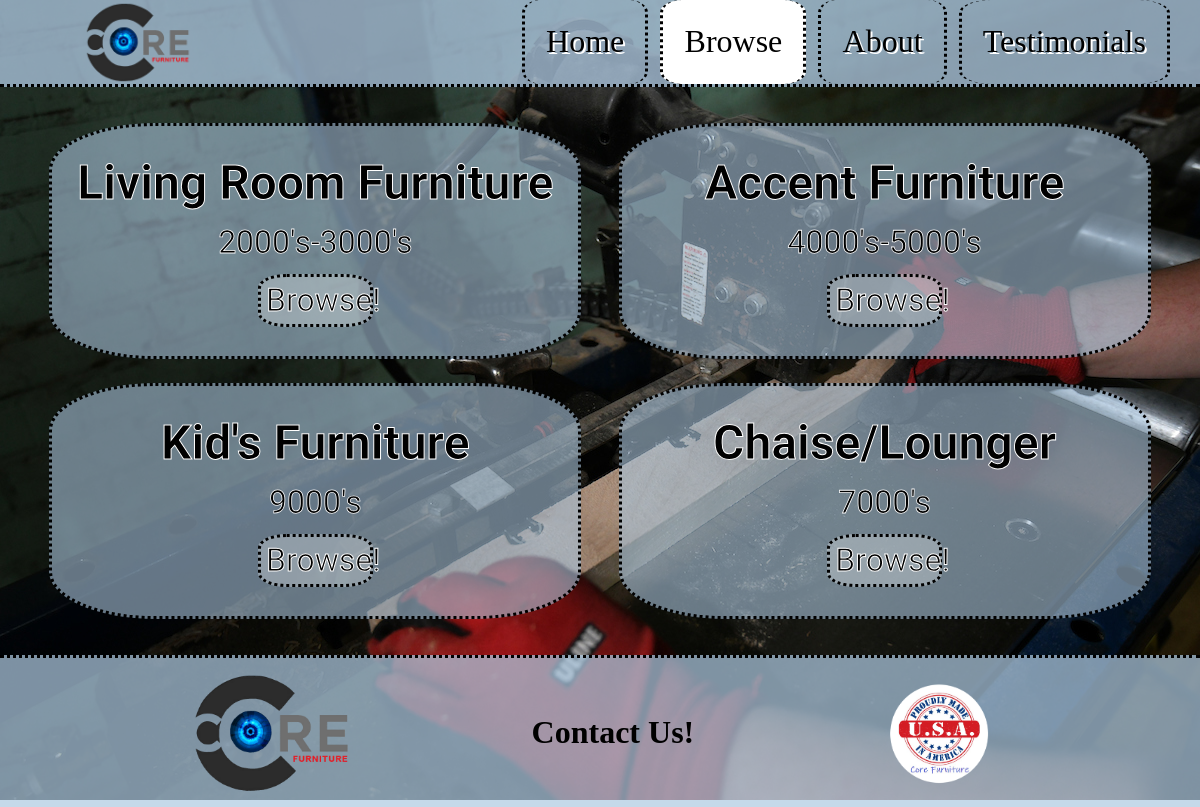
/browse/, run on an earlier commit of the app's database.
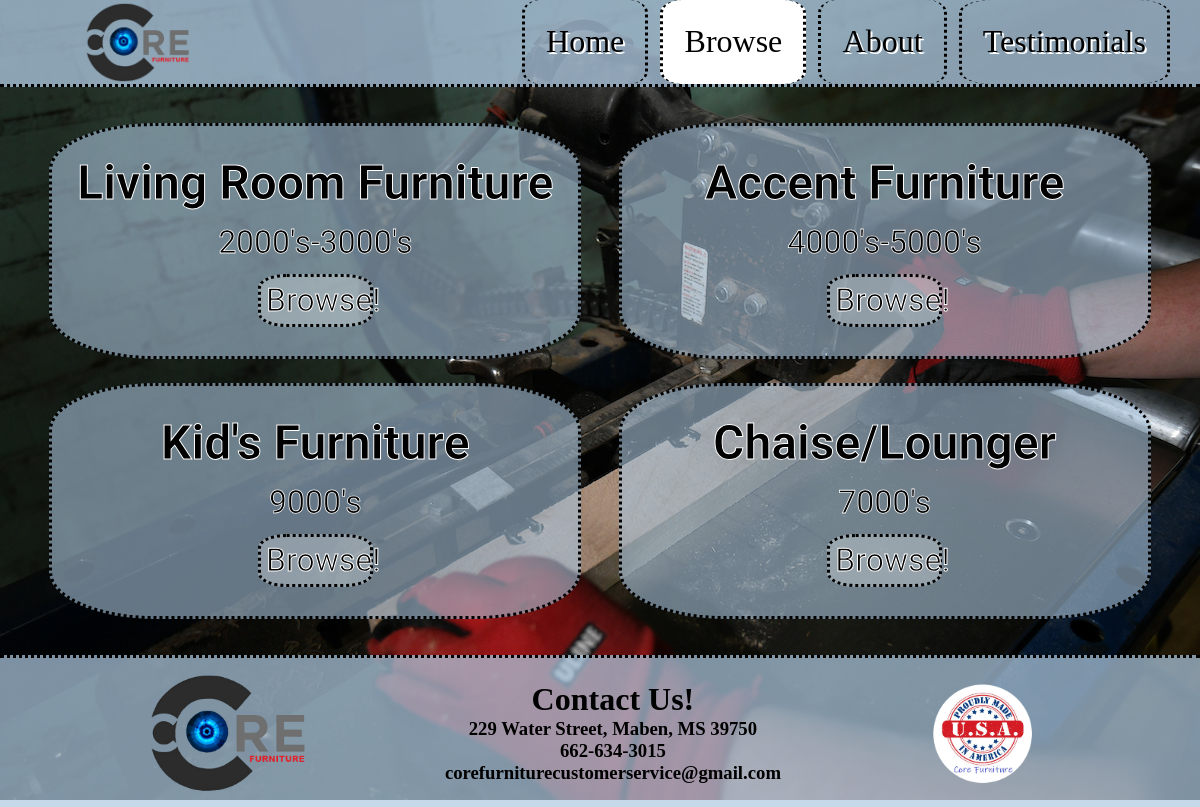
And on a later commit of the database.
### app/models.py (models this page shows)
class Footer(models.Model):
    address = models.CharField(max_length=100, null=True, default=None)
    phone = models.CharField(max_length=20, null=True, default=None)
    email = models.CharField(max_length=50, null=True, default=None)

### app/views.py (the view)
# urls.py: path('browse/', browse, name="browse"),
def browse(request):
    context = {
        "footer": Footer.objects.first()
    }
    return render(request, 'browse.html', context)

### app/templates/browse.html (shortened to what this page needs)
{%load static %}
<html lang="en">
  <head>
    <link rel="stylesheet" href="{% static 'css/styles.css' %}" />
  </head>
  <body>
    <div class="row">
      <img
        class="center-piece"
        src="{% static 'images/BrowseBG.jpg' %}"
        alt=""
      />
    </div>
    <div class="page absolute">
      <div class="navbar">
        <div>
          <img
            class="nav-logo"
            src="{% static 'images/core_logo.png'%}"
            alt=""
          />
        </div>
        <div class="nav-tabs">
          <a class="nav-tab" href="{% url 'home' %}">Home</a>
          <a class="nav-tab nav-tab-active" href="{% url 'browse' %}">Browse</a>
          <a class="nav-tab" href="{% url 'about' %}">About</a>
          <a class="nav-tab" href=""> Testimonials </a>
        </div>
      </div>
      <div class="category-sec">
        <div class="category">
          <h1 class="cat-header">Living Room Furniture</h1>
          <p class="about-text">2000's-3000's</p>
          <a class="cat-hot" href="Living Room Furniture/"> Browse! </a>
        </div>
        <div class="category">
          <h1 class="cat-header">Accent Furniture</h1>
          <p class="about-text">4000's-5000's</p>
          <a class="cat-hot" href="Accent Furniture/"> Browse! </a>
        </div>
        <div class="category">
          <h1 class="cat-header">Kid's Furniture</h1>
          <p class="about-text">9000's</p>
          <a class="cat-hot" href="Kid's Furniture/"> Browse! </a>
        </div>
        <div class="category">
          <h1 class="cat-header">Chaise/Lounger</h1>
          <p class="about-text">7000's</p>
          <a class="cat-hot" href="Chaise&Lounger/"> Browse! </a>
        </div>
      </div>
      <div class="footer">
        <img class="logo" src="{% static 'images/core_logo.png'%}" alt="" />
        <div>
          <h1>Contact Us!</h1>
          <h3>{{footer.address}}</h3>
          <h3>{{footer.phone}}</h3>
          <h3>{{footer.email}}</h3>
        </div>
        <img class="logo" src="{% static 'images/mUSA.png' %}" alt="" />
      </div>
    </div>
  </body>
</html>

### app/static/css/styles.css (style rules this page uses)
* { margin: 0; padding: 0; }
.page { display: flex; flex-direction: column; width: 100%; }
.nav-logo { max-width: 110px; margin-left: 75%; }
.logo { max-height: 125px; max-width: 175px; }
.center-piece { height: 100vh; width: 100%; background-size: cover; position: fixed; }
.navbar { display: flex; flex-direction: row; width: 100%; justify-content: space-between; border-bottom-style: dotted; background-color: rgba(175, 202, 226, 0.76); }
.nav-tabs { display: flex; flex-direction: row; width: 55%; margin-right: 2%; justify-content: space-around; }
.nav-tab { display: flex; flex-direction: column; align-items: center; justify-content: center; text-decoration: none; border-right-style: dotted; border-left-style: dotted; border-radius: 15%; color: black; padding: 3.2%; font-size: 2em; text-shadow: 2px 2px white; }
.nav-tab-active { background-color: white; }
.category-sec { display: flex; flex-direction: row; flex-wrap: wrap; justify-content: space-evenly; height: 65vh; margin-bottom: 2%; padding: 1%; }
.category { display: flex; flex-direction: column; justify-content: space-evenly; align-items: center; padding: 1em; margin-top: 1.5em; border-style: dotted; background-color: rgba(175, 202, 226, 0.582); border-radius: 20%; width: 42%; }
.cat-header { font-size: 3em; font-family: "Patua One"; -webkit-text-stroke-color: white; -webkit-text-stroke-width: 1px; }
.cat-hot { border-radius: 25%; padding: 1%; border: dotted; max-width: 20%; background-color: rgba(255, 255, 255, 0.281); text-decoration: none; color: rgb(0, 0, 0); font-size: 2em; font-family: "Patua One"; -webkit-text-stroke-color: white; -webkit-text-stroke-width: 1px; }
.absolute { position: absolute; }
.row { display: flex; flex-direction: row; justify-content: center; }
.about-text { font-family: "Patua One"; font-size: 2em; text-align: center; -webkit-text-stroke-color: white; -webkit-text-stroke-width: 0.8px; }
.footer { display: flex; flex-direction: row; justify-content: space-evenly; background-color: rgba(175, 202, 226, 0.719); border-top-style: dotted; width: 98vw; padding: 1%; bottom: 0; align-items: center; text-align: center; }

What changed in the data, as far as the page shows it:
added Footer: address "229 Water Street, Maben, MS 39750", phone "662-634-3015", email "corefurniturecustomerservice@gmail.com"
